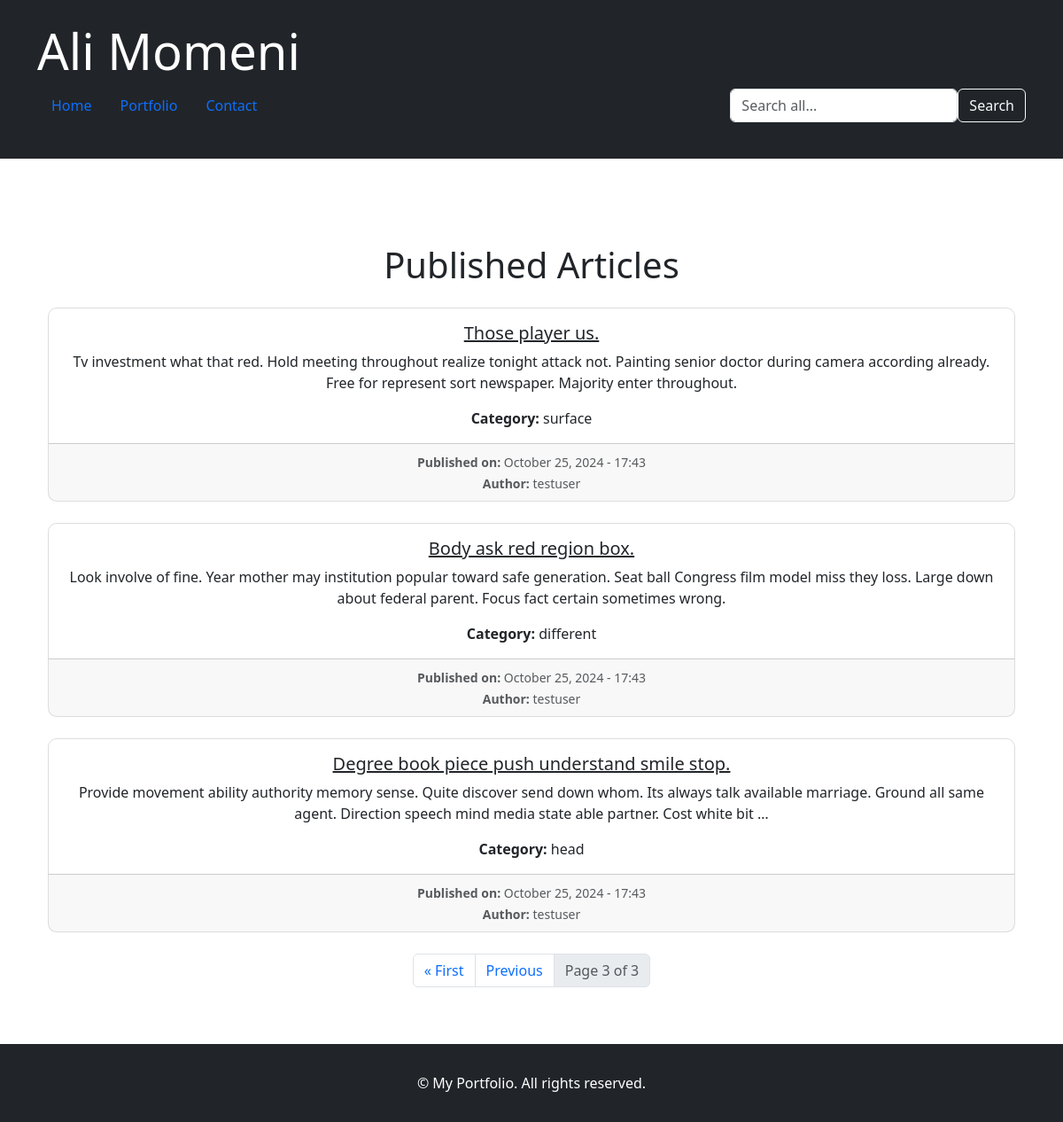
Page /blog/?page=3 on the committed database.
### blog/models.py (models this page shows, shortened)
class Article(models.Model):
    STATUS_CHOICES = (
        ("d", "Draft"),
        ("p", "Published"),
        ("l", "Checking"),
        ("b", "Returned"),
    )
    title = models.CharField(max_length=200)
    content = RichTextField()  # Change to RichTextField
    author = models.ForeignKey(User, on_delete=models.CASCADE)  # Link to the User model
    jpublish = models.DateTimeField()
    is_special = models.BooleanField(default=False)
    status = models.CharField(max_length=1, choices=STATUS_CHOICES, verbose_name='Status')
    hits = models.ManyToManyField(IPAddress, through="ArticleHit", blank=True, related_name="hits", verbose_name="Hits")
    comments = GenericRelation(Comment)
    slug = models.SlugField(unique=True, blank=True, null=True)
    category = models.ForeignKey(Category, on_delete=models.SET_NULL, null=True, blank=True)
    image = models.ImageField(upload_to='articles/images/', null=True, blank=True)
    objects = ArticleManager()

class Category(models.Model):
    parent = models.ForeignKey('self', null=True, blank=True, default=None, on_delete=models.SET_NULL, related_name='children', verbose_name='Subcategory')
    title = models.CharField(max_length=200, verbose_name='Category Title')
    slug = models.SlugField(max_length=100, unique=True, verbose_name='Category Address')
    status = models.BooleanField(default=True, verbose_name='Is it displayed?')
    position = models.IntegerField(verbose_name='Position')
    class Meta:
        verbose_name = 'Category'
        verbose_name_plural = 'Categories'
        ordering = ['parent__id', 'position']
    objects = CategoryManager()

### blog/views.py (the view)
# urls.py: path('', ArticleListView.as_view(), name='blog'),
class ArticleListView(ListView):
    model = Article
    template_name = 'blog/article_list.html'
    context_object_name = 'articles'
    paginate_by = 9  # Pagination for 3 articles per page
    def get_queryset(self):
        return Article.objects.select_related('category').filter(status='p')

### main/context_processors.py (called while the page is built)
def social_media_links(request):
    social_medias = SocialMedia.objects.all()
    return {'social_medias': social_medias}

### blog/templates/blog/article_list.html (shortened to what this page needs)
{% extends 'blog/base.html' %}
{% load static %}
{% load custom_filters %}
{% block content %}
<div class="container mt-5">
    <h1 class="text-center mb-4">Published Articles</h1>
    {% if articles %}
    {% for article in articles %}
        <div class="card mb-4" style="text-align: center; border: 1px solid #ddd; border-radius: 10px;">
            <div class="card-body d-flex flex-column align-items-center justify-content-center">
                <h5 class="card-title">
                    <a href="{% url 'blog:article_detail' article.slug %}" class="text-dark">{{ article.title }}</a>
                </h5>
                <p class="card-text">{{ article.content|truncatewords:30|safe }}</p>
                <p class="card-text"><strong>Category:</strong> {{ article.category.title }}</p>
            </div>
            <div class="card-footer text-muted">
                <small>
                    {% if article.jpublish %}
                        <b>Published on:</b> {{ article.jpublish|date:"F j, Y - H:i" }}<br>
                    {% else %}
                        Publish date not available<br>
                    {% endif %}
                    <strong>Author:</strong>
                    {% if article.author %}
                        {{ article.author.username }}
                    {% else %}
                        Admin
                    {% endif %}
                </small>
            </div>
        </div>
    {% endfor %}
    <nav aria-label="Page navigation" class="mt-4">
        <ul class="pagination justify-content-center">
            {% if page_obj.has_previous %}
                <li class="page-item">
                    <a class="page-link" href="?page=1">&laquo; First</a>
                </li>
                <li class="page-item">
                    <a class="page-link" href="?page={{ page_obj.previous_page_number }}">Previous</a>
                </li>
            {% endif %}
            <li class="page-item disabled">
                <span class="page-link">Page {{ page_obj.number }} of {{ page_obj.paginator.num_pages }}</span>
            </li>
        </ul>
    </nav>
    {% else %}
        <div class="alert alert-warning" role="alert">
            No articles available at the moment.
        </div>
    {% endif %}
</div>
{% endblock %}

### portfolio/templates/mainBase.html (style rules this page uses)
html, body { height: 100%; }
body { display: flex; flex-direction: column; text-align: justify; }

### rows in the picture
Article: title "Those player us.", content "Tv investment what that red. Hold meeting throughout realize tonight attack not. Painting senior doctor during camera according already. Free for represent sort newspaper. Majority enter throughout.", category "surface", jpublish "October 25, 2024 - 17:43", author.username "testuser"
Article: title "Body ask red region box.", content "Look involve of fine. Year mother may institution popular toward safe generation. Seat ball Congress film model miss they loss. Large down about federal parent. Focus fact certain sometimes wrong.", category "different", jpublish "October 25, 2024 - 17:43", author.username "testuser"
Article: title "Degree book piece push understand smile stop.", content "Provide movement ability authority memory sense. Quite discover send down whom. Its always talk available marriage. Ground all same agent. Direction speech mind media state able partner. Cost white bit …", category "head", jpublish "October 25, 2024 - 17:43", author.username "testuser"

### other values in the picture
{{ page_obj.number }} "3"
{{ page_obj.paginator.num_pages }} "3"
